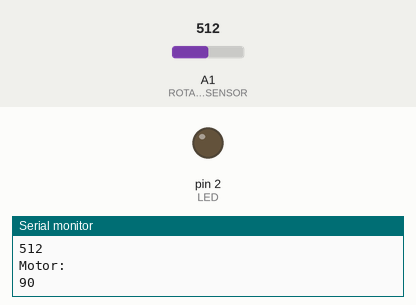
The sketch below on a simulated Arduino Uno, built with avr-gcc and run on an emulated ATmega328P. On the bench: output pins drawn as LEDs (lit = HIGH), the last lines printed to the serial monitor. The inputs (shaded band) are chosen by the test bench; at power-on: A1 (ROTARY_ANGLE_SENSOR) = 512.

Above: at 1.2 s.
1.3 s: A1 (ROTARY_ANGLE_SENSOR) set to 523
At 2.1 s:
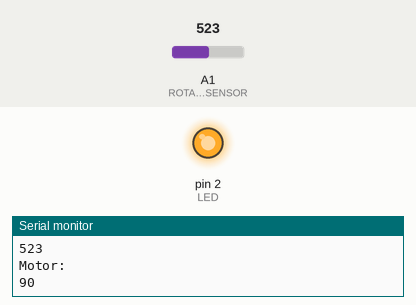
3.1 s: A1 (ROTARY_ANGLE_SENSOR) set to 511
At 3.7 s:
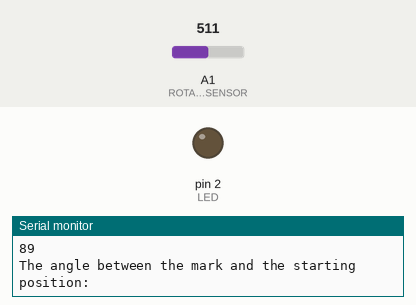
4.6 s: A1 (ROTARY_ANGLE_SENSOR) set to 716
At 5.2 s:
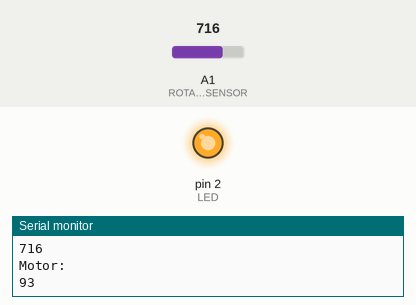
Timing chart, 0 to 7.6 s (numbered marks = the images above; inputs shaded):
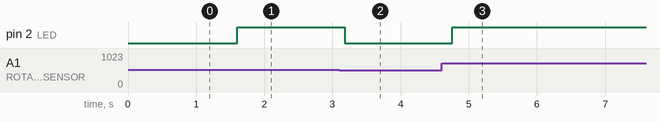

Measured:
- the behaviour switches between 514 and 515 on A1 (ROTARY_ANGLE_SENSOR) (found by bisection; images 0 and 1)
- after the input at 1.3 s, pin 2 (LED): LOW → HIGH after 0.30 s
- after the input at 3.1 s, pin 2 (LED): HIGH → LOW after 0.08 s
- after the input at 4.6 s, pin 2 (LED): LOW → HIGH after 0.15 s

The sketch:

rotary-switch-test.ino
```cpp
    /******************************************************************************/
    /*macro definitions of Rotary angle sensor and LED pin*/
    #define ROTARY_ANGLE_SENSOR A1
    #define LED 2//the Grove - LED is connected to D3 of Arduino
    #define ADC_REF 5//reference voltage of ADC is 5v.If the Vcc switch on the seeeduino
                     //board switches to 3V3, the ADC_REF should be 3.3
    #define GROVE_VCC 5//VCC of the grove interface is normally 5v
    #define FULL_ANGLE 300//full value of the rotary angle is 300 degrees
    void setup()
    {
        Serial.begin(9600);
        pinsInit();
    }

    void loop()
    {
        int degrees;
        degrees = getDegree();
        long raw = analogRead(ROTARY_ANGLE_SENSOR);
        int motor = 80 + ((raw * 20) / 1023);
        Serial.println("The angle between the mark and the starting position:");
        Serial.println(degrees);
        Serial.println("Raw value:");
        Serial.println(raw);
        Serial.println("Motor:");
        Serial.println(motor);


        int brightness;
        /*The degrees is 0~300, should be converted to be 0~255 to control the*/
        /*brightness of LED                                                   */
        brightness = map(degrees, 0, FULL_ANGLE, 0, 255);
        controlBrightness(brightness);

        delay(500);
    }
    void pinsInit()
    {
        pinMode(ROTARY_ANGLE_SENSOR, INPUT);
        pinMode(LED,OUTPUT);
    }

    /*PWM control brightness                        */
    /*If brightness is 0,the LED is off.            */
    /*The Greater the brightness, the brighter the LED.*/
    /*The range of brightness is 0~255              */
    void controlBrightness(int brightness)
    {
        analogWrite(LED,brightness);
    }
    /************************************************************************/
    /*Function: Get the angle between the mark and the starting position    */
    /*Parameter:-void                                                       */
    /*Return:   -int,the range of degrees is 0~300                          */
    int getDegree()
    {
        int sensor_value = analogRead(ROTARY_ANGLE_SENSOR);
        float voltage;
        voltage = (float)sensor_value*ADC_REF/1023;
        float degrees = (voltage*FULL_ANGLE)/GROVE_VCC;
        return degrees;
    }
```
